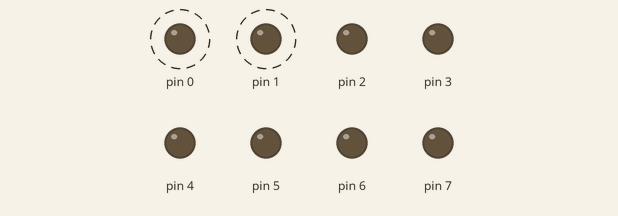
This sketch was run on a simulated Arduino Uno, built with avr-gcc and run on an emulated ATmega328P. Parts: output pins drawn as LEDs (lit = HIGH). Dashed ring = blinking.

Above: at 0.2 s.
Timing chart, 0 to 3.0 s (numbered marks = the images above):
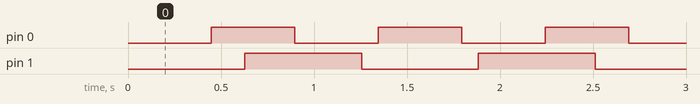

The sketch:

Exp_5_Obs_1.ino
```cpp
#include<avr/io.h>
#include<avr/interrupt.h>
int count0, count1;
int main(void)
{
  DDRD = 0xFF;
  SREG = 0x80;
  TCCR0A = 0x00;
  TCCR0B = 0x03;
  TIMSK0 = 0x01;
  TCNT0 = 200;
  TCNT2 = 100;
  TCCR2A = 0x00;
  TCCR2B = 0x03;
  TIMSK2 = 0x01;
  while (1)
  {
  }
}
ISR(TIMER0_OVF_vect)
{
  count0++;
  if (count0 == 2000)
  {
    PORTD ^= 1 << 0;
    count0 = 0;
  }
  TCNT0 = 200;
}
ISR(TIMER2_OVF_vect)
{
  count1++;
  if (count1 == 2000)
  {
    PORTD ^= 1 << 1;
    count1 = 0;
  }
  TCNT2 = 100;
}
```

Measured:
- by itself, pin 0: alternates HIGH for 0.45 s and LOW for 0.45 s
- by itself, pin 1: alternates HIGH for 0.63 s and LOW for 0.63 s
- by itself, everything shown: repeats every 6.3 s, in 22 steps
